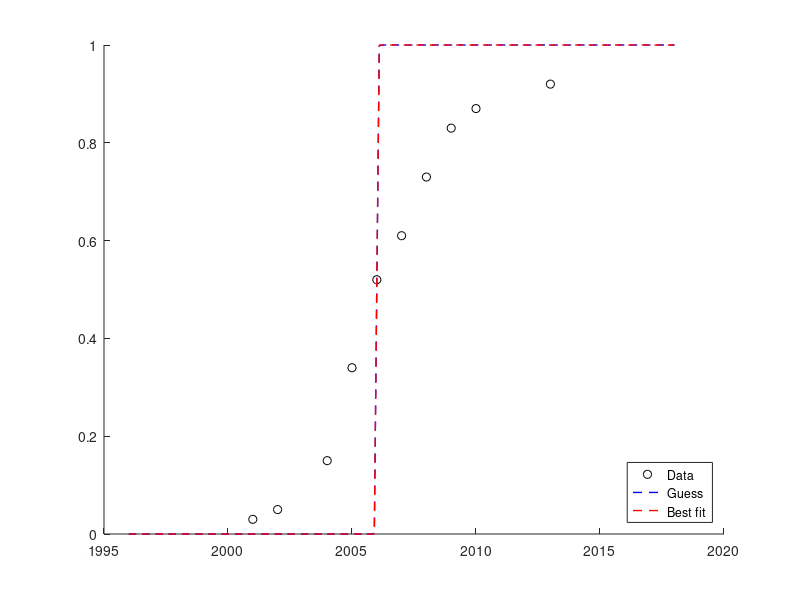

Recreate this plot in MATLAB. (Note: this script raises an error after producing the figure.)
% least-squares fit to data using Levenberg-Marquardt algorithm

% prepare a figure for plotting
figure(1);clf;set(gcf,'color','w');

% sigmoid function to fit to data
f = @(p,x) ones(size(x))./(1 + exp(-p(1).*(x - p(2))));

% choose maximum number of iterations, tolerance of fit, and
% iteration-level verbosity to record to diary
fit_options = ...
    statset('MaxIter',100000000,'Display','Iter', 'TolFun', 1e-12);


x = [2001
    2002
    2004
    2005
    2006
    2007
    2008
    2009
    2010
    2013];

y = [3%
    5%
    15%
    34%
    52%
    61%
    73%
    83%
    87%
    92]./100;

extra_x_to_plot_beyond_data = 5;

guess = [66,2006];

% use Levenberg-Marquardt to get best-fit parameters
p = nlinfit(x,y,f,guess,fit_options);

% plot best-fit curve
hold on;
plot(x,y,'ko');
x_fit_to_plot = ...
    x(1)-extra_x_to_plot_beyond_data:.1:...
    extra_x_to_plot_beyond_data+x(end);
plot(x_fit_to_plot,f(guess,x_fit_to_plot),'--','color','b','LineWidth',1);
plot(x_fit_to_plot,f(p,x_fit_to_plot),'--','color','r','LineWidth',1);

hold on;

legend('Data','Guess','Best fit','location','southeast')

% plot data on top of best fit curve


% add title to plot
title(['Best-fit parameters: ',num2str(p)]);



